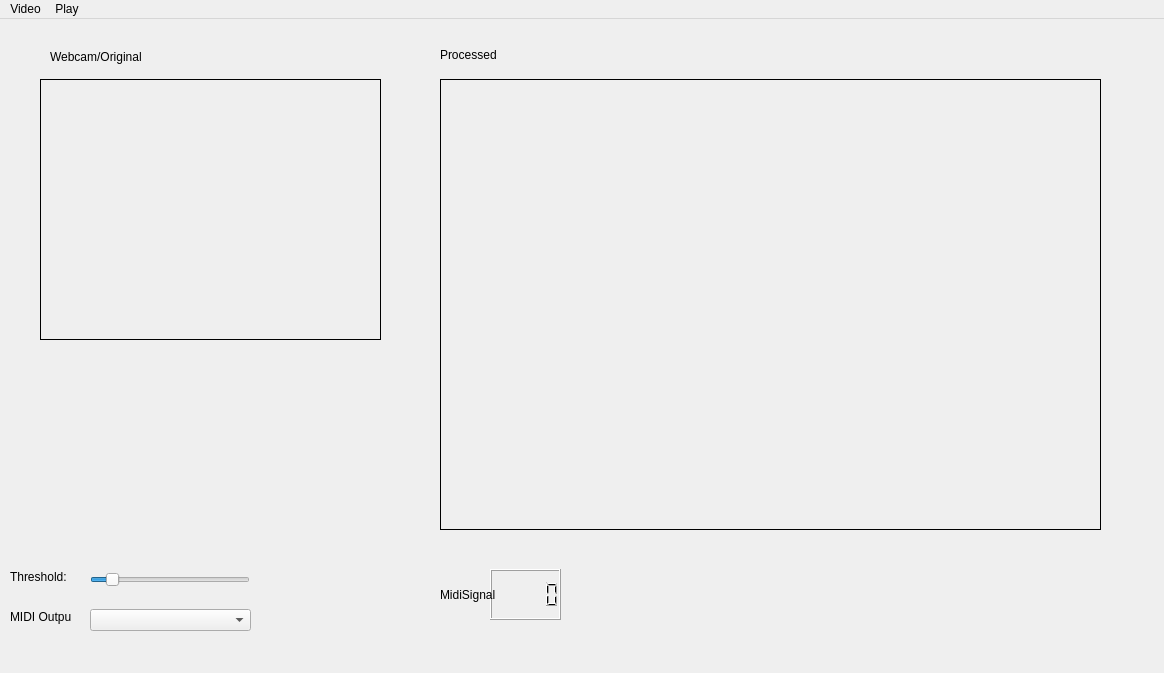
<?xml version="1.0" encoding="UTF-8"?>
<ui version="4.0">
 <class>VideoPlayer</class>
 <widget class="QMainWindow" name="VideoPlayer">
  <property name="geometry">
   <rect>
    <x>0</x>
    <y>0</y>
    <width>1164</width>
    <height>673</height>
   </rect>
  </property>
  <property name="windowTitle">
   <string>VideoPlayer</string>
  </property>
  <widget class="QWidget" name="centralWidget">
   <widget class="VideoWidget" name="inputFrame">
    <property name="geometry">
     <rect>
      <x>40</x>
      <y>60</y>
      <width>341</width>
      <height>261</height>
     </rect>
    </property>
    <property name="frameShape">
     <enum>QFrame::Box</enum>
    </property>
    <property name="text">
     <string/>
    </property>
    <property name="scaledContents">
     <bool>false</bool>
    </property>
    <property name="alignment">
     <set>Qt::AlignCenter</set>
    </property>
   </widget>
   <widget class="VideoWidget" name="processedFrame">
    <property name="geometry">
     <rect>
      <x>440</x>
      <y>60</y>
      <width>661</width>
      <height>451</height>
     </rect>
    </property>
    <property name="frameShape">
     <enum>QFrame::Box</enum>
    </property>
    <property name="text">
     <string/>
    </property>
    <property name="scaledContents">
     <bool>false</bool>
    </property>
    <property name="alignment">
     <set>Qt::AlignCenter</set>
    </property>
   </widget>
   <widget class="QSlider" name="horizontalSlider">
    <property name="geometry">
     <rect>
      <x>90</x>
      <y>550</y>
      <width>160</width>
      <height>22</height>
     </rect>
    </property>
    <property name="sliderPosition">
     <number>10</number>
    </property>
    <property name="orientation">
     <enum>Qt::Horizontal</enum>
    </property>
   </widget>
   <widget class="QLabel" name="label">
    <property name="geometry">
     <rect>
      <x>10</x>
      <y>590</y>
      <width>61</width>
      <height>16</height>
     </rect>
    </property>
    <property name="text">
     <string>MIDI Output</string>
    </property>
   </widget>
   <widget class="QComboBox" name="comboBox">
    <property name="geometry">
     <rect>
      <x>90</x>
      <y>590</y>
      <width>161</width>
      <height>22</height>
     </rect>
    </property>
   </widget>
   <widget class="QLabel" name="label_2">
    <property name="geometry">
     <rect>
      <x>10</x>
      <y>550</y>
      <width>61</width>
      <height>16</height>
     </rect>
    </property>
    <property name="text">
     <string>Threshold:</string>
    </property>
   </widget>
   <widget class="QLabel" name="label_3">
    <property name="geometry">
     <rect>
      <x>50</x>
      <y>30</y>
      <width>101</width>
      <height>16</height>
     </rect>
    </property>
    <property name="text">
     <string>Webcam/Original</string>
    </property>
   </widget>
   <widget class="QLabel" name="label_4">
    <property name="geometry">
     <rect>
      <x>440</x>
      <y>20</y>
      <width>171</width>
      <height>31</height>
     </rect>
    </property>
    <property name="text">
     <string>Processed</string>
    </property>
   </widget>
   <widget class="QLCDNumber" name="lcdNumber">
    <property name="geometry">
     <rect>
      <x>490</x>
      <y>550</y>
      <width>71</width>
      <height>51</height>
     </rect>
    </property>
   </widget>
   <widget class="QLabel" name="label_5">
    <property name="geometry">
     <rect>
      <x>440</x>
      <y>560</y>
      <width>81</width>
      <height>31</height>
     </rect>
    </property>
    <property name="text">
     <string>MidiSignal</string>
    </property>
   </widget>
  </widget>
  <widget class="QMenuBar" name="menuBar">
   <property name="geometry">
    <rect>
     <x>0</x>
     <y>0</y>
     <width>1164</width>
     <height>21</height>
    </rect>
   </property>
   <widget class="QMenu" name="menuVideo">
    <property name="title">
     <string>Video</string>
    </property>
    <addaction name="actionKamera_ffnen"/>
   </widget>
   <widget class="QMenu" name="menuPlay">
    <property name="title">
     <string>Play</string>
    </property>
    <addaction name="actionPlay"/>
   </widget>
   <addaction name="menuVideo"/>
   <addaction name="menuPlay"/>
  </widget>
  <action name="actionVideodatei_ffnen">
   <property name="text">
    <string>Videodatei Öffnen ...</string>
   </property>
  </action>
  <action name="actionKamera_ffnen">
   <property name="text">
    <string>Kamera Öffnen</string>
   </property>
  </action>
  <action name="actionPlay">
   <property name="text">
    <string>Play</string>
   </property>
  </action>
 </widget>
 <layoutdefault spacing="6" margin="11"/>
 <customwidgets>
  <customwidget>
   <class>VideoWidget</class>
   <extends>QLabel</extends>
   <header>videowidget.h</header>
  </customwidget>
 </customwidgets>
 <resources/>
 <connections/>
</ui>
